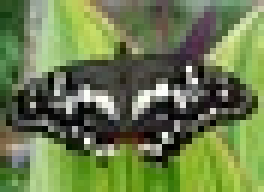
#> input picture mp1/HanwenZhang_a2/Hanwen_Zhang_a2/mp2_part2/part2_images/butterfly.jpg, 44 x 32 px, shrunk from 493 x 356 before the run, found by its file name (shown 6 times larger)
$ jupyter execute Hanwen_Zhang_a2_p2.ipynb
#> lines starting #> are read from the running program, lines starting #| are printed output that depends on the picture; after the words box and inside, x2 and y2 are one past the last pixel; in counts of white or black regions, pixels touching at a corner belong together
[cell 1]
import IPython
from google.colab import files
from IPython.display import Image

[cell 2]
uploaded = files.upload()
#> the answer given: 01047u.jpeg

[cell 3]
import numpy as np
import matplotlib.pyplot as plt
import time
import math
import cv2 as cv
from itertools import chain
from skimage import io
from skimage import color
from skimage import transform
from scipy.ndimage.filters import convolve
from scipy.ndimage.filters import gaussian_laplace
from scipy.ndimage.filters import generic_filter
from scipy.ndimage.filters import rank_filter
import matplotlib.pyplot as plt
from matplotlib.patches import Circle

[cell 4]
def load_and_preprocess(file):
  org_img = cv.imread
  img = cv.imread(file)
  img = cv.cvtColor(img, cv.COLOR_BGR2GRAY)
  return img/(255)

[cell 5]
# Get squared Laplacian response in scale-space.
def get_scale_space(img, init_sigma, levels, method):
  sigma = np.zeros(levels)
  sigma[0] = init_sigma

  k = 1.25
  h = img.shape[0]
  w = img.shape[1]
  scale_space = np.empty((h, w, levels))

  # find the size of the matrix
  def increase_matrix_size():
    for i in range(levels):
      size = int(round(6 * sigma[i]))
      if size % 2 == 0:
        size += 1

      #creste the filter
      center = int((size + 1)/2 - 1)
      filter = np.zeros((size, size))
      filter[center][center] = 1

      LoG = sigma[i] * sigma[i] * gaussian_laplace(filter, sigma[i])
      scale_space[:, :, i] = convolve(img, LoG) ** 2

      #renew the sigma
      if (i+1 < levels):
        sigma[i+1] = sigma[i] * k

  def downsampling():
    size = int(round(6 * sigma[0]))
    if size % 2 == 0:
      size += 1

    center = int((size + 1)/2 - 1)
    filter = np.zeros((size, size))
    filter[center][center] = 1
    LoG = gaussian_laplace(filter, sigma[0])

    #Down sampling the image
    for i in range(levels):
      new_h = int(h * ((1/k) ** i))
      new_w = int(w * ((1/k) ** i))
      new_img = transform.rescale(img, (1/k) ** i, order = 3)

      tmp = convolve(new_img, LoG) ** 2

      # Upscaling
      scale_space[:, :, i] = transform.resize(tmp, (h, w), order = 3)

      # renew sigmma
      if (i+1 < levels):
        sigma[i+1] = sigma[i] * k

  start_time = time.time()
  process = {'increase_matrix_size': increase_matrix_size, 'downsampling': downsampling}
  process[method]()

  print("Runtime: %.5s seconds" % (time.time() - start_time))

  return scale_space, sigma

[cell 6]
def NMS_2D(scale_space):
  h = scale_space.shape[0]
  w = scale_space.shape[1]
  levels = scale_space.shape[2]

  local_max = np.empty((h, w, levels))

  for i in range(levels):
    curr_response = scale_space[:,:,i]
    local_max[:, :, i] = rank_filter(curr_response, -1, (3, 3))

  return local_max

[cell 7]
def NMS_3D(scale_space, sigma):

  local_max = NMS_2D(scale_space)

  h = local_max.shape[0]
  w = local_max.shape[1]
  levels = local_max.shape[2]

  global_max = np.zeros(local_max.shape)

  for i in range(h):
    for j in range(w):
      max_value = np.amax(local_max[i, j, :])
      max_index = np.argmax(local_max[i, j, :])
      global_max[i, j, max_index] = max_value

  for i in range(levels):
    global_max[:, :, i] = np.where((global_max[:, :, i] == scale_space[:, :, i]), global_max[:, :, i], 0)

  return global_max

[cell 8]
def get_mask(h, w, levels, sigma):
  #make masks for the max points
  mask = np.zeros((h, w, levels))
  for i in range(levels):
    center = int(math.ceil(sigma[i] * math.sqrt(2)))
    mask[center + 1 : h - center, center + 1: w - center] = 1
  return mask

[cell 9]
def get_radius(sigma, num_radius):
  return np.ones(num_radius) * math.sqrt(2) * sigma

[cell 10]
def detect_blob(global_max, threshold, sigma):
  levels = global_max.shape[2]
  mask = get_mask(global_max.shape[0], global_max.shape[1], levels, sigma)

  row = []
  col = []
  radius = []

  for i in range(levels):
    global_max[:, :, i] = np.where((global_max[:, :, i] > threshold) & (mask[:, :, i] == 1), 1, 0)

    row.append(list(np.where(global_max[:, :, i] == 1)[0]))
    col.append(list(np.where(global_max[:, :, i] == 1)[1]))

    radius.append(list(get_radius(sigma[i], len(row[i]))))

  row = list(chain.from_iterable(row))
  col = list(chain.from_iterable(col))
  radius = list(chain.from_iterable(radius))

  return row, col, radius

[cell 11]
def show_and_save_all_circles(img, dx, dy, radius, img_name, method, threshold, color='r'):
  fig, ax = plt.subplots()
  ax.imshow(img, cmap='gray')
  ax.xaxis.set_visible(False)
  ax.yaxis.set_visible(False)
  for x, y, r in zip(dx, dy, radius):
    circle = Circle((x, y), r, color=color, fill=False)
    ax.add_patch(circle)

  plt.savefig(img_name.split('.')[0] + '_' + method + '.jpg')
  plt.show()

[cell 12]
def run_detection(img_name, method, levels, threshold, init_sigma):
  k = 1.25

  file = img_name
  img = load_and_preprocess(file)

  scale_space, sigma = get_scale_space(img, init_sigma, levels, method)

  global_max = NMS_3D(scale_space, sigma)

  row_index, col_index, radius = detect_blob(global_max, threshold, sigma)

  show_and_save_all_circles(img, col_index, row_index, radius, img_name, method, threshold)

[cell 13]
methods = ['increase_matrix_size', 'downsampling']
levels = 12
init_sigma = 2
thresholds = np.array([0.0028, 0.00015])

[cell 14]
image_name = 'butterfly.jpg'
run_detection(image_name, methods[0], levels, thresholds[0], init_sigma)
#> in load_and_preprocess, img is the input picture: shape (32, 44, 3); mean B, G, R 77, 124, 107.1
#> in run_detection, `scale_space, sigma = get_scale_space(img, init_sigma, levels, method)`: sigma = [2, 2.5, 3.12, 3.91, 4.88, 6.1, 7.63, 9.54, 11.92, 14.9, 18.63, 23.28]
#> the loop in get_mask, `for i in range(levels):` made 12 passes
#> center on passes 1 to 12: 3, 4, 5, 6, 7, 9, 11, 14, 17, 22, 27, 33
#> after the loop in detect_blob, `for i in range(levels):`: col = [[34, 23, 37, 28, 12, 30, 16, 24, 27, 14, 17, 24, 19, 27, 32], [16, 7, 20, 6], [38, 5, 20], [], [], [], [], [], [], [], [], []]; radius = [[2.83, 2.83, 2.83, 2.83, 2.83, 2.83, 2.83, 2.83, 2.83, 2.83, 2.83, 2.83, 2.83, 2.83, 2.83], [3.54, 3.54, 3.54, 3.54], [4.42, 4.42, 4.42], [], [], [], [], [], [], [], [], []]; row = [[5, 7, 9, 11, 12, 15, 16, 16, 18, 19, 21, 21, 25, 26, 26], [6, 9, 12, 25], [16, 18, 28], [], [], [], [], [], [], [], [], []]
#> in detect_blob, `row = list(chain.from_iterable(row))`: row = [5, 7, 9, 11, 12, 15, 16, 16, 18, 19, 21, 21, 25, 26, 26, 6, 9, 12, 25, 16, 18, 28]
#> in detect_blob, `col = list(chain.from_iterable(col))`: col = [34, 23, 37, 28, 12, 30, 16, 24, 27, 14, 17, 24, 19, 27, 32, 16, 7, 20, 6, 38, 5, 20]
#> in detect_blob, `radius = list(chain.from_iterable(radius))`: radius = [2.83, 2.83, 2.83, 2.83, 2.83, 2.83, 2.83, 2.83, 2.83, 2.83, 2.83, 2.83, 2.83, 2.83, 2.83, 3.54, 3.54, 3.54, 3.54, 4.42, 4.42, 4.42]
#> in run_detection, `row_index, col_index, radius = detect_blob(global_max, threshold, sigma)`: row_index has the same summary as row in detect_blob; col_index has the same summary as col in detect_blob
#> (the call stopped at in show_and_save_all_circles, `fig, ax = plt.subplots()`: IPython is not available in this run)

[cell 15]
image_name = 'butterfly.jpg'
run_detection(image_name, methods[1], levels, thresholds[1], 2)
#> in downsampling, `size = int(round(6 * sigma[0]))`: size = 12
#> in downsampling, `size += 1`: size = 13
#> in downsampling, `center = int((size + 1)/2 - 1)`: center = 6
#> after the loop in NMS_2D (call 2), `for i in range(levels):`:
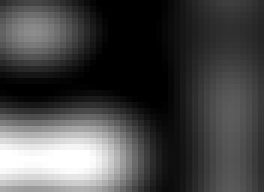
#> curr_response: shape (32, 44) float64 (shown 6 times larger); min 1.51e-08, max 1.24e-05, mean 3.46e-06; drawn with min black and max white
#> the loop in get_mask (call 2), `for i in range(levels):` made 12 passes
#> (the call stopped at in show_and_save_all_circles, `fig, ax = plt.subplots()`: IPython is not available in this run)

[cell 16]
image_name = 'einstein.jpg'
run_detection(image_name, methods[0], levels, thresholds[0], 2)
#> call 3 of load_and_preprocess, with file = 'einstein.jpg'
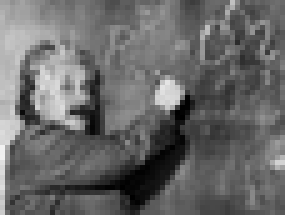
#> input picture mp1/HanwenZhang_a2/Hanwen_Zhang_a2/mp2_part2/part2_images/einstein.jpg, 57 x 43 px, shrunk from 640 x 480 before the run, found by its file name (shown 5 times larger)
#> in load_and_preprocess, img is the input picture: shape (43, 57, 3); min 0, max 242, mean 104.2
#> the loop in increase_matrix_size (call 2), `for i in range(levels):` made 12 passes
#> (size, center) on passes 1 to 12: (13, 6), (15, 7), (19, 9), (23, 11), (29, 14), (37, 18), (47, 23), (57, 28), (73, 36), (89, 44), (113, 56), (141, 70)
#> after the loop in increase_matrix_size (call 2), `for i in range(levels):`:
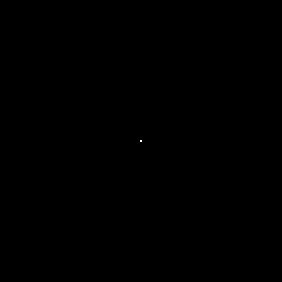
#> filter: shape (141, 141) float64 (shown 2 times larger); values 0 (black) and 1 (white), 0.01% white in thin lines or dots, all inside (x1, y1, x2, y2) = (70, 70, 71, 71)
#> (the call stopped at in show_and_save_all_circles, `fig, ax = plt.subplots()`: IPython is not available in this run)
image_name = 'einstein.jpg'
run_detection(image_name, methods[1], levels, thresholds[1], 2)
#> after the loop in NMS_2D (call 4), `for i in range(levels):`:
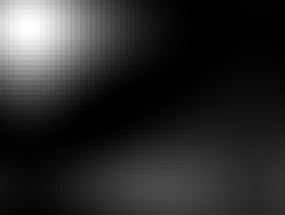
#> curr_response: shape (43, 57) float64 (shown 5 times larger); min 2.21e-06, max 0.0013, mean 0.000221; drawn with min black and max white
#> (the call stopped at in show_and_save_all_circles, `fig, ax = plt.subplots()`: IPython is not available in this run)

image_name = 'fishes.jpg'
run_detection(image_name, methods[0], levels, thresholds[0], 2)
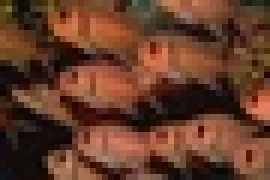
#> input picture mp1/HanwenZhang_a2/Hanwen_Zhang_a2/mp2_part2/part2_images/fishes.jpg, 45 x 30 px, shrunk from 500 x 335 before the run, found by its file name (shown 6 times larger)
#> in load_and_preprocess, img is the input picture: shape (30, 45, 3); mean B, G, R 41.1, 60.1, 100.5
#> in load_and_preprocess (call 5), `img = cv.cvtColor(img, cv.COLOR_BGR2GRAY)`:
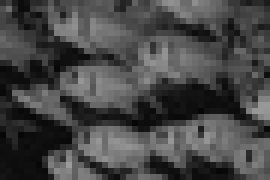
#> img: shape (30, 45) (shown 6 times larger); min 6, max 155, mean 70
#> after the loop in NMS_2D (call 5), `for i in range(levels):`:
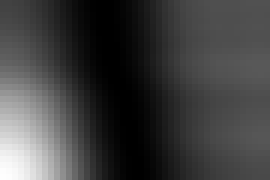
#> curr_response: shape (30, 45) float64 (shown 6 times larger); min 2.02e-11, max 0.00117, mean 0.000298; drawn with min black and max white
#> (the call stopped at in show_and_save_all_circles, `fig, ax = plt.subplots()`: IPython is not available in this run)
image_name = 'fishes.jpg'
run_detection(image_name, methods[1], levels, thresholds[1], 2)
#> after the loop in NMS_2D (call 6), `for i in range(levels):`:
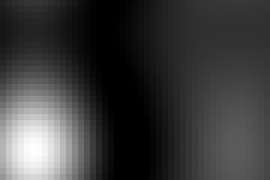
#> curr_response: shape (30, 45) float64 (shown 6 times larger); min 7.79e-08, max 6.74e-05, mean 1.59e-05; drawn with min black and max white
#> (the call stopped at in show_and_save_all_circles, `fig, ax = plt.subplots()`: IPython is not available in this run)

[cell 17]
image_name = 'sunflowers.jpg'
run_detection(image_name, methods[0], levels, thresholds[0], 2)
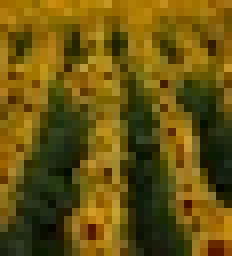
#> input picture mp1/HanwenZhang_a2/Hanwen_Zhang_a2/mp2_part2/part2_images/sunflowers.jpg, 29 x 32 px, shrunk from 328 x 357 before the run, found by its file name (shown 8 times larger)
#> in load_and_preprocess, img is the input picture: shape (32, 29, 3); mean B, G, R 13.6, 83.6, 104.2
#> in load_and_preprocess (call 7), `img = cv.cvtColor(img, cv.COLOR_BGR2GRAY)`:
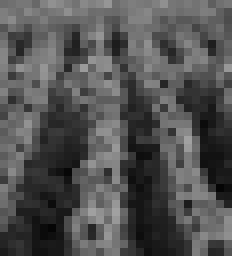
#> img: shape (32, 29) (shown 8 times larger); min 5, max 161, mean 81.8
#> (the call stopped at in show_and_save_all_circles, `fig, ax = plt.subplots()`: IPython is not available in this run)
